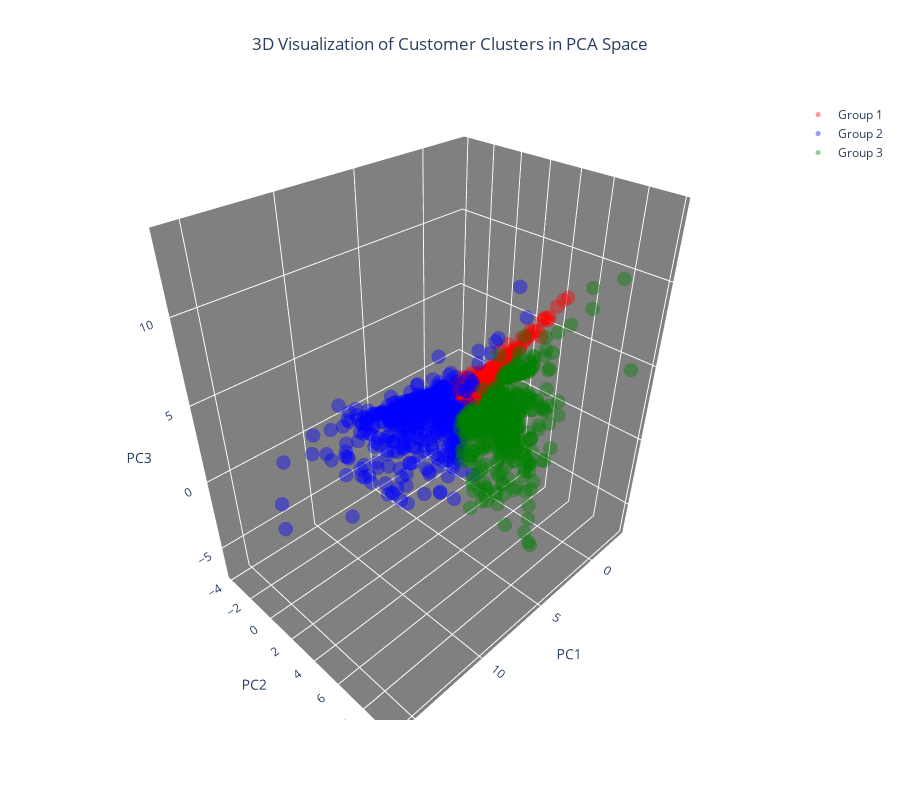

Notebook code for this chart:
### Code cell
# 색상 지정 
colors = ['red', 'blue', 'green']

# 각 클러스터별 데이터 분릴
cluster_0 = data_pca[data_pca['cluster'] == 0]
cluster_1 = data_pca[data_pca['cluster'] == 1]
cluster_2 = data_pca[data_pca['cluster'] == 2]

# 3D Scatter Plot 생성
import plotly.graph_objects as go
fig = go.Figure()

# 각 클러스터별 데이터 표기 
fig.add_trace(go.Scatter3d(x=cluster_0['PC1'], y=cluster_0['PC2'], z=cluster_0['PC3'], 
                           mode='markers', marker=dict(color=colors[0], size=5, opacity=0.4), name='Group 1'))
fig.add_trace(go.Scatter3d(x=cluster_1['PC1'], y=cluster_1['PC2'], z=cluster_1['PC3'], 
                           mode='markers', marker=dict(color=colors[1], size=5, opacity=0.4), name='Group 2'))
fig.add_trace(go.Scatter3d(x=cluster_2['PC1'], y=cluster_2['PC2'], z=cluster_2['PC3'], 
                           mode='markers', marker=dict(color=colors[2], size=5, opacity=0.4), name='Group 3'))

# 범례 및 제목 영역 설정
fig.update_layout(
    title=dict(text='3D Visualization of Customer Clusters in PCA Space', x=0.5),
    scene=dict(
        xaxis=dict(backgroundcolor="grey", gridcolor='white', title='PC1'),
        yaxis=dict(backgroundcolor="grey", gridcolor='white', title='PC2'),
        zaxis=dict(backgroundcolor="grey", gridcolor='white', title='PC3'),
    ),
    width=900,
    height=800
)

fig.show()

### Figure 1 — Plotly figure (JSON) as saved in the notebook; plotly's stock layout.template omitted (floating-point values rounded to 4 significant figures; data arrays with more than 128 entries replaced by an {"elided": "..."} marker saying what was removed)
{"data": [{"marker": {"color": "red", "opacity": 0.4, "size": 5}, "mode": "markers", "name": "Group 1", "type": "scatter3d", "x": {"elided": "3039 float values"}, "y": {"elided": "3039 float values"}, "z": {"elided": "3039 float values"}}, {"marker": {"color": "blue", "opacity": 0.4, "size": 5}, "mode": "markers", "name": "Group 2", "type": "scatter3d", "x": {"elided": "581 float values"}, "y": {"elided": "581 float values"}, "z": {"elided": "581 float values"}}, {"marker": {"color": "green", "opacity": 0.4, "size": 5}, "mode": "markers", "name": "Group 3", "type": "scatter3d", "x": {"elided": "504 float values"}, "y": {"elided": "504 float values"}, "z": {"elided": "504 float values"}}], "layout": {"height": 800, "scene": {"xaxis": {"backgroundcolor": "grey", "gridcolor": "white", "title": {"text": "PC1"}}, "yaxis": {"backgroundcolor": "grey", "gridcolor": "white", "title": {"text": "PC2"}}, "zaxis": {"backgroundcolor": "grey", "gridcolor": "white", "title": {"text": "PC3"}}}, "title": {"text": "3D Visualization of Customer Clusters in PCA Space", "x": 0.5}, "width": 900}}
